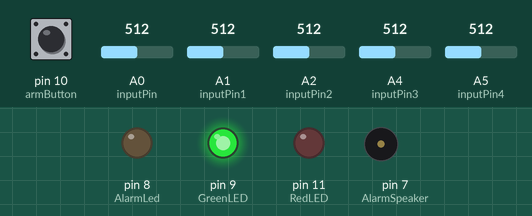
Bench run of a sketch on a simulated Arduino Uno, built with avr-gcc and run on an emulated ATmega328P. On the bench: output pins drawn as LEDs (lit = HIGH), buzzer (waves = sounding). Inputs (shaded band) come from the test bench; at power-on: pin 10 (armButton) LOW, A0 (inputPin) = 512, A1 (inputPin1) = 512, A2 (inputPin2) = 512, A4 (inputPin3) = 512, A5 (inputPin4) = 512.

Above: at 3.5 s.
3.6 s: pin 10 (armButton) pulled HIGH for 0.15 s
At 3.94 s:
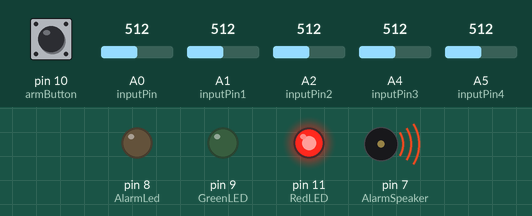
At 5.0 s:
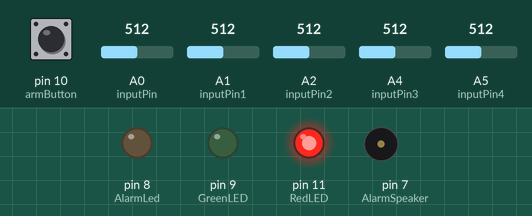
5.5 s: A0 (inputPin) set to 479
7.0 s: A0 (inputPin) set to 450
Timing chart, 0 to 7.2 s (numbered marks = the images above; inputs shaded):
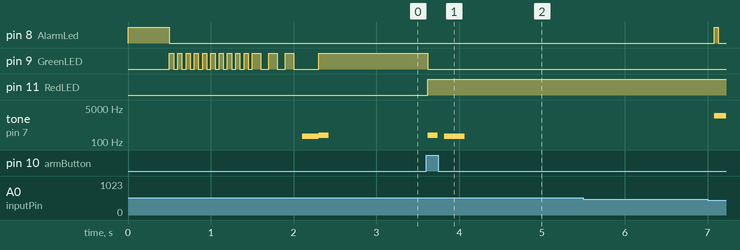

The sketch:

maquette.ino
```cpp
//Declareren
const int AlarmLed = 8;
const int RedLED = 11;
const int GreenLED = 9;
const int inputPin = A0;
const int inputPin1 = A1;
const int inputPin2 = A2;
const int inputPin3 = A4;
const int inputPin4 = A5;

const int AlarmSpeaker = 7;
const int armButton = 10;

boolean isArmed = true;
boolean isTriggered = false;
int buttonVal = 0;
int prev_buttonVal = 0;
int reading = 0;
int reading1 = 0;
int reading2 = 0;
int reading3 = 0;
int reading4 = 0;

int threshold = 0;


const int lowrange = 2000;
const int highrange = 4000;

void setup() {

  pinMode(AlarmLed, OUTPUT);
  pinMode(RedLED, OUTPUT);
  pinMode(GreenLED, OUTPUT);
  pinMode(armButton, INPUT);
  digitalWrite(AlarmLed, HIGH);
  delay(500);
  digitalWrite(AlarmLed, LOW);

  Kalibreren();
  setArmedState();
}

void loop() {


  reading = analogRead(inputPin);
  reading1 = analogRead(inputPin1);
  reading2 = analogRead(inputPin2);
  reading3 = analogRead(inputPin3);
  reading4 = analogRead(inputPin4);
//kijken of dat het alarm systeem is ingeschakel/uitgeschakeld

  int buttonVal = digitalRead(armButton);
  if ((buttonVal == HIGH) && (prev_buttonVal == LOW)) {
    setArmedState();
    delay(500);
  }

  if ((isArmed) && (reading < threshold)) {
    isTriggered = true;
  }
if ((isArmed) && (reading1 < threshold)) {
    isTriggered = true;
  }
if ((isArmed) && (reading2 < threshold)) {
    isTriggered = true;
  }
if ((isArmed) && (reading3 < threshold)) {
    isTriggered = true;
  }
if ((isArmed) && (reading4 < threshold)) {
    isTriggered = true;
  }
//Als de sensor is getriggerd gaat het alarm af (speaker+led)

  if (isTriggered) {

    for (int i = lowrange; i <= highrange; i++)
    {
      tone (AlarmSpeaker, i, 250);
    }

    for (int i = highrange; i >= lowrange; i--)
    {
      tone (AlarmSpeaker, i, 250);
    }


    digitalWrite(AlarmLed, HIGH);
    delay(50);
    digitalWrite(AlarmLed, LOW);
    delay (50);

  }

  delay(20);
}

void setArmedState() {
//het alarm systeem aan/uitschakelen
  if (isArmed) {
    digitalWrite(GreenLED, HIGH);
    digitalWrite(RedLED, LOW);
    isTriggered = false;
    isArmed = false;
  } else {
    digitalWrite(GreenLED, LOW);
    digitalWrite(RedLED, HIGH);
    tone(AlarmSpeaker, 220, 125);
    delay(200);
    tone(AlarmSpeaker, 196, 250);
    isArmed = true;
  }
}

void Kalibreren() {
//tijdens de start controleren of lazer wordt gezien + kleine intro tijdens het aansluiten aan stroom

  int sample = 0;
  int baseline = 0;
  const int min_diff = 200;
  const int sensitivity = 50;
  int success_count = 0;

  digitalWrite(RedLED, LOW);
  digitalWrite(GreenLED, LOW);

  for (int i = 0; i < 10; i++) {
    sample += analogRead(inputPin);
    digitalWrite(GreenLED, HIGH);
    delay (50);
    digitalWrite(GreenLED, LOW);
    delay (50);
  }

  do
  {
    sample = analogRead(inputPin);

    if (sample > baseline + min_diff) {
      success_count++;
      threshold += sample;

      digitalWrite(GreenLED, HIGH);
      delay (100);
      digitalWrite(GreenLED, LOW);
      delay (100);
    } else {
      success_count = 0;
      threshold = 0;
    }

  } while (success_count < 3);

  threshold = (threshold / 3) - sensitivity;

  tone(AlarmSpeaker, 196, 250);
  delay(200);
  tone(AlarmSpeaker, 220, 125);
}
```

Measured:
- after the input at 3.6 s, pin 9 (GreenLED): HIGH → LOW at once; pin 11 (RedLED): LOW → HIGH at once; tone on pin 7 (AlarmSpeaker): silent → 220 Hz at once, → silent 0.13 s later, → 196 Hz 0.08 s later, → silent 0.25 s later
